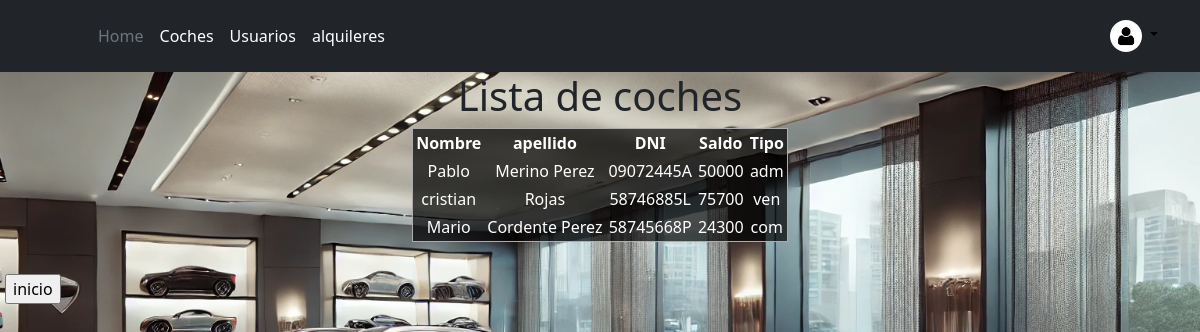
/usuarios_listar.php (signed in), run on the app's committed database.
### tables this page shows
CREATE TABLE `usuarios` (
  `id_usuario` int(10) UNSIGNED NOT NULL,
  `password` varchar(100) DEFAULT NULL,
  `nombre` varchar(50) DEFAULT NULL,
  `apellidos` varchar(50) DEFAULT NULL,
  `dni` varchar(9) DEFAULT NULL,
  `saldo` float DEFAULT NULL,
  `tipo` enum('adm','ven','com') NOT NULL,
  `email` varchar(60) NOT NULL
);

### usuarios_listar.php (the view, shortened to what this page needs)
<?PHP
if ($_SESSION['tipo']!=1 ){
   header('location: usuarios_sin_permisos.php');
}
else{
?>
<HTML LANG="es">
<HEAD>
<link rel="stylesheet" href="style.css">
<?php include 'header.php'; ?>
</HEAD>
<BODY>
<H1>Lista de coches</H1>
<?PHP
      $conexion = mysqli_connect ("localhost", "root", "rootroot", "concesionario")
         or die ("No se puede conectar con el servidor");
      $instruccion = "select * from Usuarios";
      $consulta = mysqli_query ($conexion,$instruccion)
         or die ("Fallo en la consulta");
      $nfilas = mysqli_num_rows ($consulta);
      if ($nfilas > 0)
      {
         print ("<TABLE>\n");
         print ("<TR>\n");
         print ("<TH>Nombre</TH>\n");
         print ("<TH>apellido</TH>\n");
         print ("<TH>DNI</TH>\n");
         print ("<TH>Saldo</TH>\n");
         print ("<TH>Tipo</TH>\n");
         print ("</TR>\n");
         for ($i=0; $i<$nfilas; $i++)
         {
            $resultado = mysqli_fetch_array ($consulta);
            print ("<TR>\n");
            print ("<TD>" . $resultado['nombre'] . "</TD>\n");
            print ("<TD>" . $resultado['apellidos'] . "</TD>\n");
            print ("<TD>" . $resultado['dni'] . "</TD>\n");
            print ("<TD>" . $resultado['saldo'] . "</TD>\n");
            print ("<TD>" . $resultado['tipo'] . "</TD>\n");
            print ("</TR>\n");
         }
         print ("</TABLE>\n");
      }
      else
         print ("No hay usuarios disponibles");
?>
<br>
      <form action ='index.php' method="post">
         <input type="submit" value="inicio">
      </form>
</BODY>
</HTML>
<?php
}
?>

### style.css (style rules this page uses)
body { background-image: url("./img/fondo.png"); text-align: center; background-size: cover; background-repeat: no-repeat; background-position: center; }
table { text-align: center; margin: auto; border: solid rgb(172, 172, 172) 1px; margin-bottom: 3px; background-color: rgba(0, 0, 0, 0.7); color: white; }
th { border: solid rgb(172, 172, 172) 1px; padding: 3px; }
td { border: solid rgb(172, 172, 172) 1px; padding: 3px; }
input { margin: 3px; opacity: 20; }

### header.php (style rules this page uses)
h1 { text-align: center; }
input { margin: 5px;; }

### data on the page
usuarios: nombre "Pablo", apellidos "Merino Perez", dni "09072445A", saldo "50000", tipo "adm"
usuarios: nombre "cristian", apellidos "Rojas", dni "58746885L", saldo "75700", tipo "ven"
usuarios: nombre "Mario", apellidos "Cordente Perez", dni "58745668P", saldo "24300", tipo "com"
